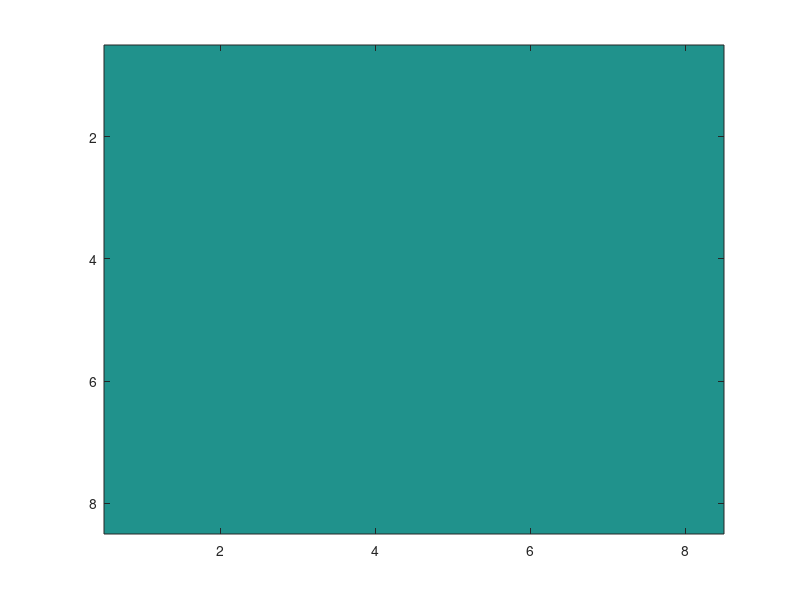

This chart was generated by the following MATLAB code:
%Jakub Maslowski egyjm6@nottingham.ac.uk
clear

a=zeros(8,8);

imagesc(a)

len=size(a);

x_len=len(1);
y_len=len(1);

for x=1:x_len
    for y=1:y_len
       if (a(y,x)==1)
           a(x,y)=0;
           show=sprintf('At the value x=%f, y=%f the value of a=%f',x,y,a(y,x));
           
           r=rand(1)*4;  %gives a random numer between 0 and 4
           r=floor(r);   %rounds the number to the nearest whole number
           y_new=y;
           x_new=x;
  
       
          
           if r==0
            y_new=y_new+1;
            %disp('Move particle up')
        elseif r==1
            y_new=y_new-1;
            %disp('Move particle down')
        elseif r==2
            x_new=x_new+1;
            %disp('Move particle right')
        elseif r==3
            x_new=x_new-1;
            %disp('Move particle left')
           end
           
           a(y,x)=0
           a(y_new,x_new)=1
       end
       
    
       
       
    end
   
end
    